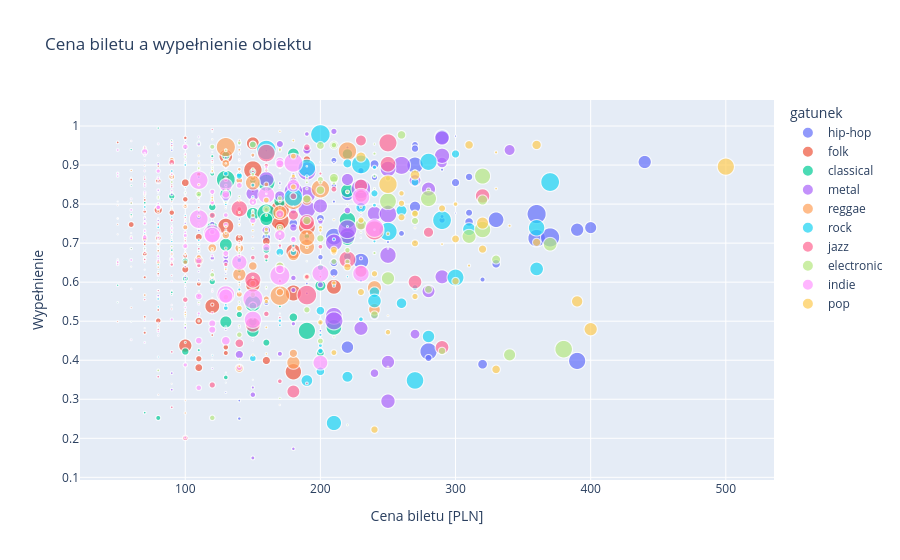

Notebook code for this chart:
### Markdown cell above
### Komentarz

Największe przychody osiągają koncerty organizowane na stadionach oraz festiwalach. Mimo mniejszej liczby wydarzeń, wysoka pojemność obiektów przekłada się na znacznie większe wpływy ze sprzedaży biletów.

### Code cell
df["wypelnienie"] = (
    df["bilety_sprzedane"] /
    df["pojemnosc"]
)

fig = px.scatter(
    df,
    x="cena_biletu_pln",
    y="wypelnienie",
    color="gatunek",
    size="pojemnosc",
    hover_data=["miasto", "typ_obiektu"],
    title="Cena biletu a wypełnienie obiektu",
    labels={
        "cena_biletu_pln": "Cena biletu [PLN]",
        "wypelnienie": "Wypełnienie"
    }
)

fig.show()
